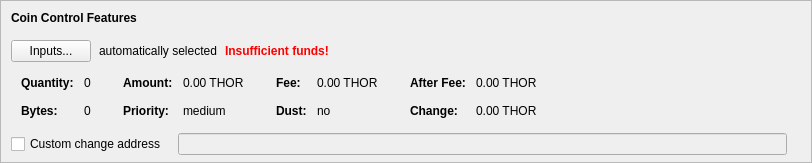
    <widget class="QFrame" name="frameCoinControl">
     <property name="sizePolicy">
      <sizepolicy hsizetype="Expanding" vsizetype="Expanding">
       <horstretch>0</horstretch>
       <verstretch>0</verstretch>
      </sizepolicy>
     </property>
     <property name="maximumSize">
      <size>
       <width>16777215</width>
       <height>16777215</height>
      </size>
     </property>
     <property name="frameShape">
      <enum>QFrame::StyledPanel</enum>
     </property>
     <property name="frameShadow">
      <enum>QFrame::Sunken</enum>
     </property>
     <layout class="QVBoxLayout" name="verticalLayoutCoinControl2">
      <property name="spacing">
       <number>0</number>
      </property>
      <property name="leftMargin">
       <number>0</number>
      </property>
      <property name="topMargin">
       <number>0</number>
      </property>
      <property name="rightMargin">
       <number>0</number>
      </property>
      <property name="bottomMargin">
       <number>6</number>
      </property>
      <item>
       <layout class="QVBoxLayout" name="verticalLayoutCoinControl" stretch="0,0,0,0,1">
        <property name="spacing">
         <number>0</number>
        </property>
        <property name="leftMargin">
         <number>10</number>
        </property>
        <property name="topMargin">
         <number>10</number>
        </property>
        <item>
         <layout class="QHBoxLayout" name="horizontalLayoutCoinControl1">
          <property name="bottomMargin">
           <number>15</number>
          </property>
          <item>
           <widget class="QLabel" name="labelCoinControlFeatures">
            <property name="sizePolicy">
             <sizepolicy hsizetype="Preferred" vsizetype="Maximum">
              <horstretch>0</horstretch>
              <verstretch>0</verstretch>
             </sizepolicy>
            </property>
            <property name="font">
             <font>
              <weight>75</weight>
              <bold>true</bold>
             </font>
            </property>
            <property name="styleSheet">
             <string notr="true">font-weight:bold;</string>
            </property>
            <property name="text">
             <string>Coin Control Features</string>
            </property>
           </widget>
          </item>
         </layout>
        </item>
        <item>
         <layout class="QHBoxLayout" name="horizontalLayoutCoinControl2" stretch="0,0,0,0">
          <property name="spacing">
           <number>8</number>
          </property>
          <property name="bottomMargin">
           <number>10</number>
          </property>
          <item>
           <widget class="QPushButton" name="pushButtonCoinControl">
            <property name="styleSheet">
             <string notr="true"/>
            </property>
            <property name="text">
             <string>Inputs...</string>
            </property>
            <property name="autoDefault">
             <bool>false</bool>
            </property>
           </widget>
          </item>
          <item>
           <widget class="QLabel" name="labelCoinControlAutomaticallySelected">
            <property name="text">
             <string>automatically selected</string>
            </property>
            <property name="margin">
             <number>5</number>
            </property>
           </widget>
          </item>
          <item>
           <widget class="QLabel" name="labelCoinControlInsuffFunds">
            <property name="font">
             <font>
              <weight>75</weight>
              <bold>true</bold>
             </font>
            </property>
            <property name="styleSheet">
             <string notr="true">color:red;font-weight:bold;</string>
            </property>
            <property name="text">
             <string>Insufficient funds!</string>
            </property>
            <property name="margin">
             <number>5</number>
            </property>
           </widget>
          </item>
          <item>
           <spacer name="horizontalSpacerCoinControl">
            <property name="orientation">
             <enum>Qt::Horizontal</enum>
            </property>
            <property name="sizeHint" stdset="0">
             <size>
              <width>40</width>
              <height>1</height>
             </size>
            </property>
           </spacer>
          </item>
         </layout>
        </item>
        <item>
         <widget class="QWidget" name="widgetCoinControl" native="true">
          <property name="sizePolicy">
           <sizepolicy hsizetype="Preferred" vsizetype="Preferred">
            <horstretch>0</horstretch>
            <verstretch>0</verstretch>
           </sizepolicy>
          </property>
          <property name="minimumSize">
           <size>
            <width>0</width>
            <height>0</height>
           </size>
          </property>
          <property name="styleSheet">
           <string notr="true"/>
          </property>
          <layout class="QHBoxLayout" name="horizontalLayoutCoinControl5">
           <property name="leftMargin">
            <number>0</number>
           </property>
           <property name="topMargin">
            <number>0</number>
           </property>
           <property name="rightMargin">
            <number>0</number>
           </property>
           <property name="bottomMargin">
            <number>0</number>
           </property>
           <item>
            <layout class="QHBoxLayout" name="horizontalLayoutCoinControl3" stretch="0,0,0,1">
             <property name="spacing">
              <number>20</number>
             </property>
             <property name="topMargin">
              <number>0</number>
             </property>
             <property name="bottomMargin">
              <number>10</number>
             </property>
             <item>
              <layout class="QFormLayout" name="formLayoutCoinControl1">
               <property name="horizontalSpacing">
                <number>10</number>
               </property>
               <property name="verticalSpacing">
                <number>14</number>
               </property>
               <property name="leftMargin">
                <number>10</number>
               </property>
               <property name="topMargin">
                <number>4</number>
               </property>
               <property name="rightMargin">
                <number>6</number>
               </property>
               <item row="0" column="0">
                <widget class="QLabel" name="labelCoinControlQuantityText">
                 <property name="font">
                  <font>
                   <weight>75</weight>
                   <bold>true</bold>
                  </font>
                 </property>
                 <property name="text">
                  <string>Quantity:</string>
                 </property>
                 <property name="margin">
                  <number>0</number>
                 </property>
                </widget>
               </item>
               <item row="0" column="1">
                <widget class="QLabel" name="labelCoinControlQuantity">
                 <property name="cursor">
                  <cursorShape>IBeamCursor</cursorShape>
                 </property>
                 <property name="contextMenuPolicy">
                  <enum>Qt::ActionsContextMenu</enum>
                 </property>
                 <property name="text">
                  <string notr="true">0</string>
                 </property>
                 <property name="margin">
                  <number>0</number>
                 </property>
                 <property name="textInteractionFlags">
                  <set>Qt::LinksAccessibleByMouse|Qt::TextSelectableByKeyboard|Qt::TextSelectableByMouse</set>
                 </property>
                </widget>
               </item>
               <item row="1" column="0">
                <widget class="QLabel" name="labelCoinControlBytesText">
                 <property name="font">
                  <font>
                   <weight>75</weight>
                   <bold>true</bold>
                  </font>
                 </property>
                 <property name="text">
                  <string>Bytes:</string>
                 </property>
                </widget>
               </item>
               <item row="1" column="1">
                <widget class="QLabel" name="labelCoinControlBytes">
                 <property name="cursor">
                  <cursorShape>IBeamCursor</cursorShape>
                 </property>
                 <property name="contextMenuPolicy">
                  <enum>Qt::ActionsContextMenu</enum>
                 </property>
                 <property name="text">
                  <string notr="true">0</string>
                 </property>
                 <property name="textInteractionFlags">
                  <set>Qt::LinksAccessibleByMouse|Qt::TextSelectableByKeyboard|Qt::TextSelectableByMouse</set>
                 </property>
                </widget>
               </item>
              </layout>
             </item>
             <item>
              <layout class="QFormLayout" name="formLayoutCoinControl2">
               <property name="horizontalSpacing">
                <number>10</number>
               </property>
               <property name="verticalSpacing">
                <number>14</number>
               </property>
               <property name="leftMargin">
                <number>6</number>
               </property>
               <property name="topMargin">
                <number>4</number>
               </property>
               <property name="rightMargin">
                <number>6</number>
               </property>
               <item row="0" column="0">
                <widget class="QLabel" name="labelCoinControlAmountText">
                 <property name="font">
                  <font>
                   <weight>75</weight>
                   <bold>true</bold>
                  </font>
                 </property>
                 <property name="text">
                  <string>Amount:</string>
                 </property>
                 <property name="margin">
                  <number>0</number>
                 </property>
                </widget>
               </item>
               <item row="0" column="1">
                <widget class="QLabel" name="labelCoinControlAmount">
                 <property name="cursor">
                  <cursorShape>IBeamCursor</cursorShape>
                 </property>
                 <property name="contextMenuPolicy">
                  <enum>Qt::ActionsContextMenu</enum>
                 </property>
                 <property name="text">
                  <string notr="true">0.00 THOR</string>
                 </property>
                 <property name="textInteractionFlags">
                  <set>Qt::LinksAccessibleByMouse|Qt::TextSelectableByKeyboard|Qt::TextSelectableByMouse</set>
                 </property>
                </widget>
               </item>
               <item row="1" column="0">
                <widget class="QLabel" name="labelCoinControlPriorityText">
                 <property name="font">
                  <font>
                   <weight>75</weight>
                   <bold>true</bold>
                  </font>
                 </property>
                 <property name="text">
                  <string>Priority:</string>
                 </property>
                </widget>
               </item>
               <item row="1" column="1">
                <widget class="QLabel" name="labelCoinControlPriority">
                 <property name="cursor">
                  <cursorShape>IBeamCursor</cursorShape>
                 </property>
                 <property name="contextMenuPolicy">
                  <enum>Qt::ActionsContextMenu</enum>
                 </property>
                 <property name="text">
                  <string>medium</string>
                 </property>
                 <property name="textInteractionFlags">
                  <set>Qt::LinksAccessibleByMouse|Qt::TextSelectableByKeyboard|Qt::TextSelectableByMouse</set>
                 </property>
                </widget>
               </item>
              </layout>
             </item>
             <item>
              <layout class="QFormLayout" name="formLayoutCoinControl3">
               <property name="horizontalSpacing">
                <number>10</number>
               </property>
               <property name="verticalSpacing">
                <number>14</number>
               </property>
               <property name="leftMargin">
                <number>6</number>
               </property>
               <property name="topMargin">
                <number>4</number>
               </property>
               <property name="rightMargin">
                <number>6</number>
               </property>
               <item row="0" column="0">
                <widget class="QLabel" name="labelCoinControlFeeText">
                 <property name="font">
                  <font>
                   <weight>75</weight>
                   <bold>true</bold>
                  </font>
                 </property>
                 <property name="text">
                  <string>Fee:</string>
                 </property>
                 <property name="margin">
                  <number>0</number>
                 </property>
                </widget>
               </item>
               <item row="0" column="1">
                <widget class="QLabel" name="labelCoinControlFee">
                 <property name="cursor">
                  <cursorShape>IBeamCursor</cursorShape>
                 </property>
                 <property name="contextMenuPolicy">
                  <enum>Qt::ActionsContextMenu</enum>
                 </property>
                 <property name="text">
                  <string notr="true">0.00 THOR</string>
                 </property>
                 <property name="textInteractionFlags">
                  <set>Qt::LinksAccessibleByMouse|Qt::TextSelectableByKeyboard|Qt::TextSelectableByMouse</set>
                 </property>
                </widget>
               </item>
               <item row="1" column="0">
                <widget class="QLabel" name="labelCoinControlLowOutputText">
                 <property name="font">
                  <font>
                   <weight>75</weight>
                   <bold>true</bold>
                  </font>
                 </property>
                 <property name="text">
                  <string>Dust:</string>
                 </property>
                </widget>
               </item>
               <item row="1" column="1">
                <widget class="QLabel" name="labelCoinControlLowOutput">
                 <property name="cursor">
                  <cursorShape>IBeamCursor</cursorShape>
                 </property>
                 <property name="contextMenuPolicy">
                  <enum>Qt::ActionsContextMenu</enum>
                 </property>
                 <property name="text">
                  <string>no</string>
                 </property>
                 <property name="textInteractionFlags">
                  <set>Qt::LinksAccessibleByMouse|Qt::TextSelectableByKeyboard|Qt::TextSelectableByMouse</set>
                 </property>
                </widget>
               </item>
              </layout>
             </item>
             <item>
              <layout class="QFormLayout" name="formLayoutCoinControl4">
               <property name="horizontalSpacing">
                <number>10</number>
               </property>
               <property name="verticalSpacing">
                <number>14</number>
               </property>
               <property name="leftMargin">
                <number>6</number>
               </property>
               <property name="topMargin">
                <number>4</number>
               </property>
               <property name="rightMargin">
                <number>6</number>
               </property>
               <item row="0" column="0">
                <widget class="QLabel" name="labelCoinControlAfterFeeText">
                 <property name="font">
                  <font>
                   <weight>75</weight>
                   <bold>true</bold>
                  </font>
                 </property>
                 <property name="text">
                  <string>After Fee:</string>
                 </property>
                 <property name="margin">
                  <number>0</number>
                 </property>
                </widget>
               </item>
               <item row="0" column="1">
                <widget class="QLabel" name="labelCoinControlAfterFee">
                 <property name="cursor">
                  <cursorShape>IBeamCursor</cursorShape>
                 </property>
                 <property name="contextMenuPolicy">
                  <enum>Qt::ActionsContextMenu</enum>
                 </property>
                 <property name="text">
                  <string notr="true">0.00 THOR</string>
                 </property>
                 <property name="textInteractionFlags">
                  <set>Qt::LinksAccessibleByMouse|Qt::TextSelectableByKeyboard|Qt::TextSelectableByMouse</set>
                 </property>
                </widget>
               </item>
               <item row="1" column="0">
                <widget class="QLabel" name="labelCoinControlChangeText">
                 <property name="font">
                  <font>
                   <weight>75</weight>
                   <bold>true</bold>
                  </font>
                 </property>
                 <property name="text">
                  <string>Change:</string>
                 </property>
                </widget>
               </item>
               <item row="1" column="1">
                <widget class="QLabel" name="labelCoinControlChange">
                 <property name="cursor">
                  <cursorShape>IBeamCursor</cursorShape>
                 </property>
                 <property name="contextMenuPolicy">
                  <enum>Qt::ActionsContextMenu</enum>
                 </property>
                 <property name="text">
                  <string notr="true">0.00 THOR</string>
                 </property>
                 <property name="textInteractionFlags">
                  <set>Qt::LinksAccessibleByMouse|Qt::TextSelectableByKeyboard|Qt::TextSelectableByMouse</set>
                 </property>
                </widget>
               </item>
              </layout>
             </item>
            </layout>
           </item>
          </layout>
         </widget>
        </item>
        <item>
         <layout class="QHBoxLayout" name="horizontalLayoutCoinControl4" stretch="0,0,0">
          <property name="spacing">
           <number>12</number>
          </property>
          <property name="sizeConstraint">
           <enum>QLayout::SetDefaultConstraint</enum>
          </property>
          <property name="topMargin">
           <number>5</number>
          </property>
          <property name="rightMargin">
           <number>5</number>
          </property>
          <item>
           <widget class="QCheckBox" name="checkBoxCoinControlChange">
            <property name="toolTip">
             <string>If this is activated, but the change address is empty or invalid, change will be sent to a newly generated address.</string>
            </property>
            <property name="text">
             <string>Custom change address</string>
            </property>
           </widget>
          </item>
          <item>
           <widget class="QValidatedLineEdit" name="lineEditCoinControlChange">
            <property name="enabled">
             <bool>false</bool>
            </property>
            <property name="sizePolicy">
             <sizepolicy hsizetype="Expanding" vsizetype="Fixed">
              <horstretch>0</horstretch>
              <verstretch>0</verstretch>
             </sizepolicy>
            </property>
           </widget>
          </item>
          <item>
           <widget class="QLabel" name="labelCoinControlChangeLabel">
            <property name="sizePolicy">
             <sizepolicy hsizetype="Preferred" vsizetype="Expanding">
              <horstretch>0</horstretch>
              <verstretch>0</verstretch>
             </sizepolicy>
            </property>
            <property name="minimumSize">
             <size>
              <width>0</width>
              <height>0</height>
             </size>
            </property>
            <property name="text">
             <string/>
            </property>
            <property name="margin">
             <number>3</number>
            </property>
           </widget>
          </item>
         </layout>
        </item>
        <item>
         <spacer name="verticalSpacerCoinControl">
          <property name="orientation">
           <enum>Qt::Vertical</enum>
          </property>
          <property name="sizeHint" stdset="0">
           <size>
            <width>800</width>
            <height>1</height>
           </size>
          </property>
         </spacer>
        </item>
       </layout>
      </item>
     </layout>
    </widget>
